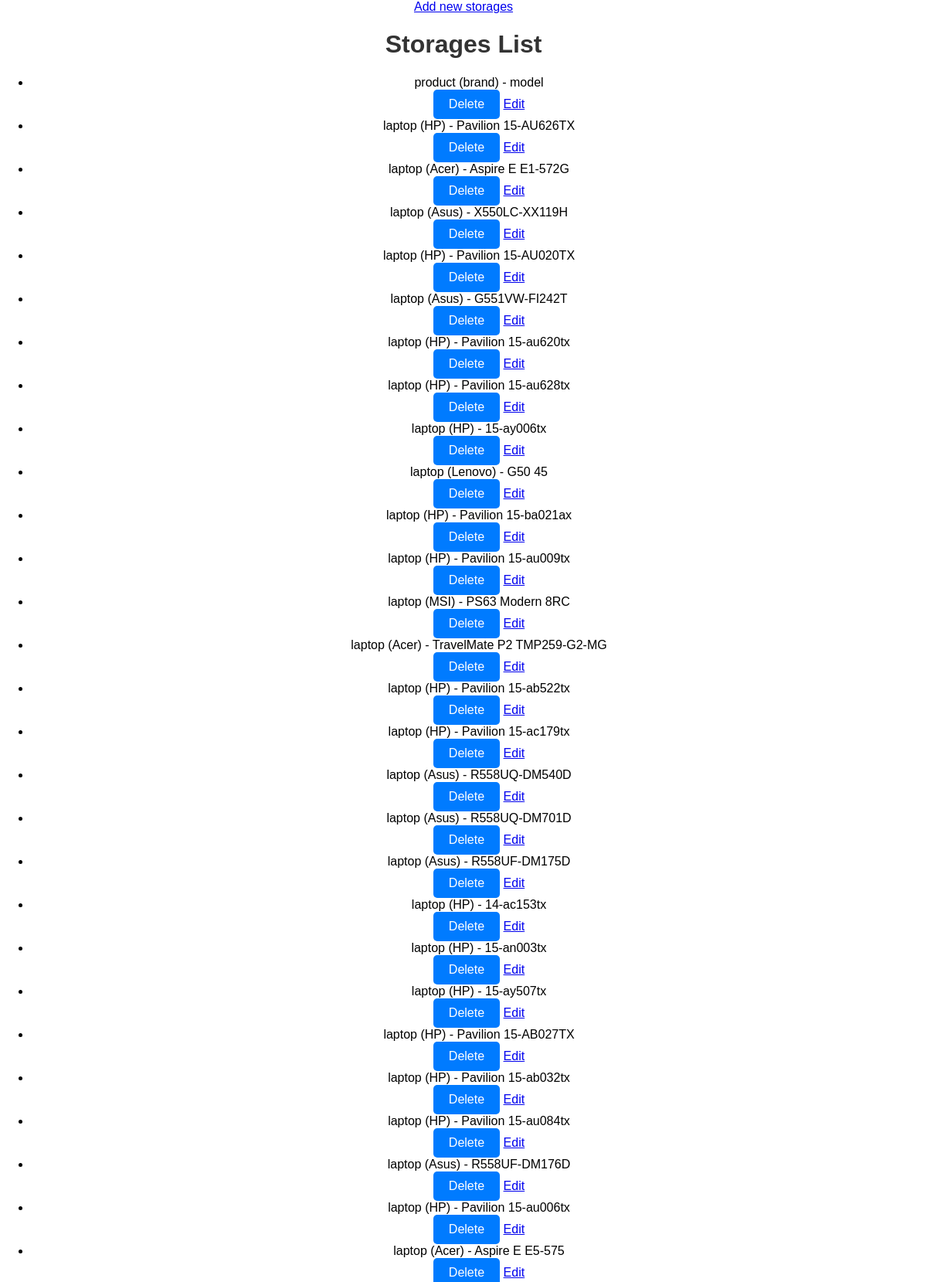
The app's page /editStorages (upper part) with its own data.
### tables this page shows
CREATE TABLE storages (id int primary key, product varchar(100), brand varchar(200), rating varchar(10), model varchar(500), picture varchar(1000), price varchar(100), RAM varchar(100), details varchar(1000));

### app.py (the view)
@app.route('/editStorages')
def editStorages():
    connection = get_db_connection()
    cursor = connection.cursor()
    cursor.execute('SELECT * FROM storages')
    storages = cursor.fetchall()
    connection.close()
    return render_template('Admin/Storages/index.html', storages=storages)

### app.py (called while the page is built)
def get_db_connection():
    connection = sqlite3.connect(db_file)
    connection.row_factory = sqlite3.Row
    return connection

### templates/Admin/Storages/index.html (shortened to what this page needs)
<!DOCTYPE html>
<html lang="en">
<head>
    <link rel="stylesheet" href="{{ url_for('static', filename='styles.css') }}">
</head>
<body>
    <a href="/add">Add new storages</a>
    <h1>Storages List</h1>
    <div class="menu">
        <ul>
            {% for storage in storages %}
                <li>
                    {{ storage['product'] }} ({{ storage['brand'] }}) - {{ storage['model'] }}</li>
                    <form action="/delete/{{ storage['id'] }}" method="post" style="display: inline">
                        <button type="submit">Delete</button>
                    </form>
                    <a href="/edit/{{ storage['id'] }}">Edit</a>
            {% endfor %}
        </ul>
    </div>
</body>
</html>

### static/styles.css (style rules this page uses)
body { font-family: Arial, sans-serif; text-align: center; margin: 0; padding: 0; }
h1 { color: #333; }
form { margin-top: 20px; }
button { padding: 10px 20px; background-color: #007bff; color: #fff; border: none; border-radius: 5px; font-size: 16px; cursor: pointer; }

### records on screen
storages: product "product", brand "brand", model "model"
storages: product "laptop", brand "HP", model "Pavilion 15-AU626TX"
storages: product "laptop", brand "Acer", model "Aspire E E1-572G"
storages: product "laptop", brand "Asus", model "X550LC-XX119H"
storages: product "laptop", brand "HP", model "Pavilion 15-AU020TX"
storages: product "laptop", brand "Asus", model "G551VW-FI242T"
storages: product "laptop", brand "HP", model "Pavilion 15-au620tx"
storages: product "laptop", brand "HP", model "Pavilion 15-au628tx"
storages: product "laptop", brand "HP", model "15-ay006tx"
storages: product "laptop", brand "Lenovo", model "G50 45"
storages: product "laptop", brand "HP", model "Pavilion 15-ba021ax"
storages: product "laptop", brand "HP", model "Pavilion 15-au009tx"
storages: product "laptop", brand "MSI", model "PS63 Modern 8RC"
storages: product "laptop", brand "Acer", model "TravelMate P2 TMP259-G2-MG"
storages: product "laptop", brand "HP", model "Pavilion 15-ab522tx"
storages: product "laptop", brand "HP", model "Pavilion 15-ac179tx"
storages: product "laptop", brand "Asus", model "R558UQ-DM540D"
storages: product "laptop", brand "Asus", model "R558UQ-DM701D"
storages: product "laptop", brand "Asus", model "R558UF-DM175D"
storages: product "laptop", brand "HP", model "14-ac153tx"
storages: product "laptop", brand "HP", model "15-an003tx"
storages: product "laptop", brand "HP", model "15-ay507tx"
storages: product "laptop", brand "HP", model "Pavilion 15-AB027TX"
storages: product "laptop", brand "HP", model "Pavilion 15-ab032tx"
storages: product "laptop", brand "HP", model "Pavilion 15-au084tx"
storages: product "laptop", brand "Asus", model "R558UF-DM176D"
storages: product "laptop", brand "HP", model "Pavilion 15-au006tx"
storages: product "laptop", brand "Acer", model "Aspire E E5-575"
